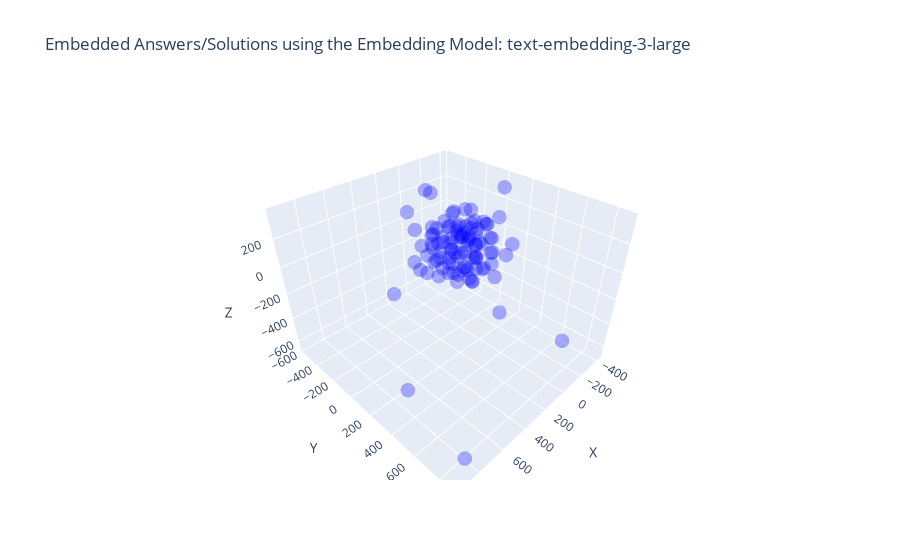

Notebook code for this chart:
### Markdown cell above
### Visualization (3 Dimensions)

### Code cell
import plotly.graph_objects as go

x = [x for x, y, z in reduced_dims]
y = [y for x, y, z in reduced_dims]
z = [z for x, y, z in reduced_dims]

examples = df_visio_3_large["Answers"].tolist()

fig = go.Figure()

fig.add_trace(go.Scatter3d(
    x=x,
    y=y,
    z=z,
    mode='markers',
    text=examples,
    marker=dict(color='blue', opacity=0.3, size=5)
))

fig.update_layout(
    title="Embedded Answers/Solutions using the Embedding Model: text-embedding-3-large",
    scene=dict(
        xaxis_title="X",
        yaxis_title="Y",
        zaxis_title="Z"
    )
)

fig.show()

### Figure 1 — Plotly figure (JSON) as saved in the notebook; plotly's stock layout.template omitted (floating-point values rounded to 4 significant figures)
{"data": [{"marker": {"color": "blue", "opacity": 0.3, "size": 5}, "mode": "markers", "text": ["SAP S/4HANA ist eine Enterprise Resource Planning (ERP)-Suite, die auf der In-Memory-Datenbanktechnologie von SAP HANA basiert.", "Zu den Vorteilen von SAP S/4HANA gehören eine verbesserte Performance, Echtzeitanalysen, vereinfachte Prozesse und eine modernere Benutzeroberfläche.", "Die Hauptunterschiede umfassen die In-Memory-Datenbanktechnologie, die vereinfachten Datenmodelle, die neue Benutzeroberfläche und die Integration von Analysen und Prognosen.", "SAP S/4HANA umfasst Module für Finanzen, Beschaffung, Produktion, Vertrieb, Lagerhaltung und mehr.", "Ja, eine Migration ist erforderlich, da SAP S/4HANA eine neue Architektur und Datenbanktechnologie verwendet.", "Die Dauer kann je nach Unternehmensgröße, Komplexität der Systeme und gewählter Migrationsmethode variieren.", "In-Memory-Technologien ermöglichen eine schnellere Datenverarbeitung und Echtzeitanalysen.", "Beide Optionen sind möglich, und die Entscheidung hängt von den Unternehmensanforderungen ab.", "Die Lizenzierung basiert auf verschiedenen Faktoren wie Nutzeranzahl, Funktionsumfang und Implementierungsmethode.", "Bestehende Entwicklungen müssen möglicherweise angepasst werden, um mit den neuen Datenstrukturen von SAP S/4HANA kompatibel zu sein.", "Einige können weiterverwendet werden, aber viele Anpassungen müssen möglicherweise aktualisiert oder neu entwickelt werden.", "Ja, SAP S/4HANA bietet Funktionen wie SAP Fiori für intuitive Benutzeroberflächen und integrierte Analytics.", "SAP bietet verschiedene Dienstleistungen wie Beratung, Schulungen und Support für S/4HANA-Implementierungen an.", "Machine Learning und künstliche Intelligenz werden für Funktionen wie Predictive Analytics und automatisierte Prozesse in SAP S/4HANA verwendet.", "SAP S/4HANA kann nahtlos mit anderen SAP-Lösungen wie SAP SuccessFactors und SAP Ariba integriert werden.", "Ja, SAP bietet Schulungen und Zertifizierungen für SAP S/4HANA an.", "Ja, SAP S/4HANA kann über APIs und Middleware mit Drittanbieteranwendungen integriert werden.", "SAP bietet einen umfassenden Support für SAP S/4HANA mit regelmäßigen Updates und technischem Support.", "SAP S/4HANA erfordert eine neue Datenbankarchitektur und unterstützt moderne Technologien wie Cloud-Computing und IoT.", "Branchen wie Fertigung, Handel und Dienstleistungen profitieren besonders von den Funktionen und der Leistung von SAP S/4HANA.", "SAP Fieldglass ist eine cloudbasierte Plattform für das Management von externen Arbeitskräften und Dienstleistungsanbietern.", "SAP Fieldglass bietet Funktionen wie Beschaffung, Auftragsmanagement, Lieferantenverwaltung, Abrechnung und Compliance-Management.", "SAP Fieldglass ist für Unternehmen aller Größen und Branchen geeignet, die externe Arbeitskräfte oder Dienstleistungen nutzen.", "Die Nutzung von SAP Fieldglass ermöglicht eine bessere Kontrolle über externe Ressourcen, Kosteneinsparungen, verbesserte Compliance und beschleunigte Beschaffungsprozesse.", "SAP Fieldglass kann nahtlos mit anderen SAP-Produkten wie SAP SuccessFactors und SAP ERP integriert werden.", "SAP Fieldglass spielt eine wichtige Rolle bei der Verwaltung von Auftragnehmern, Freiberuflern und Dienstleistungsanbietern im Rahmen des Talentmanagements.", "Ja, SAP Fieldglass kann mit verschiedenen HR-Systemen und Enterprise-Resource-Planning-Systemen integriert werden.", "SAP Fieldglass erleichtert die Verwaltung von Arbeitsverträgen, Genehmigungsprozessen und Compliance-Anforderungen durch automatisierte Workflows und Dashboards.", "Ja, SAP Fieldglass bietet Funktionen für Compliance- und Risikomanagement wie Überprüfung von Lieferanten, Vertrags- und Rechnungsprüfung sowie Risikobewertung.", "SAP Fieldglass bietet umfassende Berichterstattungs- und Analysefunktionen für Leistungskennzahlen, Ausgabenanalyse und Risikomanagement.", "Ja, SAP Fieldglass ermöglicht die effiziente Verwaltung von globalen Arbeitskräften, Lieferanten und Verträgen.", "Die Implementierung von SAP Fieldglass erfolgt typischerweise durch einen strukturierten Prozess unter Einbeziehung von Beratern und technischem Support.", "Ja, SAP bietet Schulungs- und Zertifizierungsmöglichkeiten für SAP Fieldglass an, um die Benutzerkompetenz zu verbessern.", "Ja, SAP Fieldglass unterstützt benutzerdefinierte Anpassungen und Konfigurationen gemäß den spezifischen Anforderungen des Unternehmens.", "Ja, SAP Fieldglass bietet mobile Anwendungen für die einfache Nutzung und Verwaltung auch unterwegs.", "Die Kostenstruktur für SAP Fieldglass umfasst typischerweise Lizenzgebühren, Implementierungskosten und laufende Servicegebühren basierend auf der Nutzung.", "SAP Fieldglass implementiert Sicherheitsmaßnahmen wie Datenverschlüsselung, Zugriffskontrollen und regelmäßige Sicherheitsaudits.", "Ja, SAP Fieldglass unterstützt mehrsprachige Benutzeroberflächen, um den globalen Einsatz zu erleichtern.", "Ja, SAP Fieldglass bietet Funktionen zur Unterstützung der Einhaltung von Vorschriften wie GDPR und andere Datenschutzbestimmungen.", "SAP Fieldglass bietet umfassenden Support, einschließlich technischem Support, Schulungen und regelmäßigen Updates.", "SAP Enable Now ist eine Lösung für das digitale Lern- und Wissensmanagement, die Schulungen, Leistungssupport und Dokumentationen bereitstellt.", "SAP Enable Now bietet Funktionen wie die Erstellung interaktiver Lerninhalte, Leistungssupporttools, Software-Dokumentationen und Schulungsanalyse.", "SAP Enable Now ist für Unternehmen jeder Größe und Branche geeignet, die Schulungen für Mitarbeiter, Kunden und Partner benötigen.", "Die Nutzung von SAP Enable Now ermöglicht eine effiziente Schulung, verbesserte Produktivität, schnellere Einarbeitung neuer Mitarbeiter und konsistente Wissensvermittlung.", "SAP Enable Now kann nahtlos mit anderen SAP-Produkten wie SAP SuccessFactors und SAP Learning Solution integriert werden.", "SAP Enable Now spielt eine wichtige Rolle bei der Erstellung, Bereitstellung und Verwaltung von Schulungsressourcen für Mitarbeiter und Kunden.", "Ja, SAP Enable Now kann für die Schulung von Endbenutzern in SAP-Anwendungen sowie anderen Unternehmensanwendungen verwendet werden.", "Die Erstellung von Lerninhalten in SAP Enable Now erfolgt über eine benutzerfreundliche Oberfläche mit integrierten Tools für die Aufnahme, Bearbeitung und Veröffentlichung von Schulungsinhalten.", "Ja, SAP Enable Now bietet Funktionen für das Performance-Support wie kontextbezogene Hilfen, Tutorials und Benutzerleitfäden.", "SAP Enable Now unterstützt Schulungsformate wie interaktive Simulationen, Videos, Präsentationen und Online-Kurse.", "Ja, SAP Enable Now ermöglicht die Erstellung von Schulungsmaterial in verschiedenen Sprachen für globale Schulungsinitiativen.", "Die Bereitstellung von Lerninhalten für Benutzer erfolgt über verschiedene Kanäle wie Lernportale, Intranets und mobile Anwendungen.", "Ja, SAP Enable Now bietet Funktionen für Benutzerfeedback und Leistungsanalyse zur kontinuierlichen Verbesserung der Schulungsressourcen.", "Ja, SAP Enable Now kann zur Erstellung von Software-Dokumentationen wie Benutzerhandbüchern, Hilfedateien und Prozessdokumentationen verwendet werden.", "SAP bietet Schulungsressourcen, Schulungen und technischen Support für die Implementierung und Nutzung von SAP Enable Now an.", "Ja, SAP Enable Now kann sowohl als cloudbasierte Lösung als auch als On-Premise-Installation bereitgestellt werden.", "Die Lizenzierung von SAP Enable Now erfolgt typischerweise auf Basis der Anzahl der Benutzer oder der Nutzungsdauer.", "Ja, SAP Enable Now bietet Funktionen für die Verwaltung von Lernressourcen, Benutzerzugriff und Schulungsplanung an.", "Ja, SAP Enable Now unterstützt die Integration mit gängigen Learning-Management-Systemen (LMS) zur nahtlosen Schulungsverwaltung.", "SAP bietet umfassenden Support und regelmäßige Wartung für SAP Enable Now, einschließlich technischem Support, Schulungen und Updates.", "SAP Concur ist eine cloudbasierte Lösung für das Reise- und Ausgabenmanagement, die Unternehmen dabei unterstützt, Reisekosten zu verfolgen, Ausgaben zu kontrollieren und Compliance sicherzustellen.", "SAP Concur bietet Dienste wie Reisebuchung, Spesenabrechnung, Ausgabenmanagement, Reiserichtlinien-Compliance und Analyse von Reiseausgaben an.", "SAP Concur ist für Unternehmen jeder Größe und Branche geeignet, die Reise- und Ausgabenmanagementlösungen benötigen.", "Die Nutzung von SAP Concur ermöglicht eine effizientere Verwaltung von Reisen und Ausgaben, bessere Kontrolle über Ausgaben, Einhaltung von Reiserichtlinien und schnellere Erstattung von Spesen.", "SAP Concur kann nahtlos mit anderen SAP-Produkten wie SAP ERP und SAP SuccessFactors integriert werden, um eine ganzheitliche Lösung für das Unternehmensmanagement zu bieten.", "SAP Concur spielt eine wichtige Rolle bei der Vereinfachung und Automatisierung von Prozessen rund um das Reise- und Ausgabenmanagement, einschließlich Reisebuchungen, Spesenabrechnungen und Compliance.", "Ja, SAP Concur kann Reiserichtlinien und Compliance-Regeln durch automatisierte Richtlinienprüfungen und Warnungen durchsetzen.", "Ja, SAP Concur bietet Funktionen für die Automatisierung von Ausgabenabrechnungen durch Erfassung von Ausgaben, Zuweisung von Kosten und Genehmigung von Ausgaben.", "Ja, SAP Concur unterstützt die Verwaltung von Reisebuchungen und Reiseplänen durch Integration mit Reiseanbietern und -plattformen.", "Die Einreichung von Spesenberichten in SAP Concur erfolgt über eine benutzerfreundliche Oberfläche mit Optionen für die Erfassung von Ausgaben, Beifügen von Belegen und Zuordnung von Kosten.", "Ja, SAP Concur bietet Funktionen für die Genehmigung von Reiseanträgen durch Vorgesetzte oder entsprechende Genehmigungsinstanzen.", "Ja, SAP Concur kann Kreditkartentransaktionen integrieren und verfolgen, um Ausgaben automatisch zu erfassen und in Spesenberichte einzubeziehen.", "SAP Concur bietet verschiedene Berichterstattungs- und Analysefunktionen für Reiseausgaben, Budgetvergleiche und Ausgabenkategorien.", "Ja, SAP Concur bietet Funktionen für die Einhaltung von Steuervorschriften und Vorschriften durch automatische Steuerberechnungen und -abzüge.", "Ja, SAP Concur kann für die Verwaltung von Firmenkarten und Reisebudgets verwendet werden, um Ausgaben zu überwachen und Budgets einzuhalten.", "SAP bietet Schulungsressourcen, Schulungen und technischen Support für die Implementierung und Nutzung von SAP Concur an.", "Ja, SAP Concur ist eine cloudbasierte Lösung, die über das Internet zugänglich ist.", "Die Lizenzierung von SAP Concur erfolgt typischerweise auf Basis der Anzahl der Benutzer oder der Nutzungsdauer.", "Ja, SAP Concur bietet Funktionen für die Reisebuchung und -planung über Integration mit Reiseanbietern und -plattformen an.", "SAP bietet umfassenden Support und regelmäßige Wartung für SAP Concur, einschließlich technischem Support, Schulungen und Updates.", "SAP SuccessFactors ist eine cloudbasierte Lösung für das Human Capital Management (HCM), die Funktionen wie Personalverwaltung, Talentmanagement, Leistungsmanagement, Mitarbeiterentwicklung und Analyse bietet.", "SAP SuccessFactors bietet Funktionen wie Personalverwaltung, Rekrutierung, Onboarding, Leistungsmanagement, Mitarbeiterentwicklung, Vergütungsmanagement und Analyse.", "SAP SuccessFactors ist für Unternehmen jeder Größe und Branche geeignet, die eine moderne und umfassende Lösung für das Personalmanagement suchen.", "Die Nutzung von SAP SuccessFactors ermöglicht eine effiziente Verwaltung von Personalressourcen, bessere Mitarbeiterentwicklung, höhere Mitarbeiterbindung und bessere Geschäftsergebnisse.", "SAP SuccessFactors kann nahtlos mit anderen SAP-Produkten wie SAP ERP und SAP Concur integriert werden, um eine ganzheitliche Lösung für das Unternehmensmanagement zu bieten.", "SAP SuccessFactors spielt eine wichtige Rolle bei der Verwaltung des gesamten Mitarbeiterlebenszyklus, von der Rekrutierung bis zur Pensionierung, und unterstützt Unternehmen dabei, talentierte Mitarbeiter zu identifizieren, zu entwickeln und zu binden.", "Ja, SAP SuccessFactors bietet Funktionen für die Rekrutierung von Mitarbeitern, einschließlich Stellenanzeigen, Bewerbungsmanagement und Einstellungsprozessen.", "Ja, SAP SuccessFactors bietet Funktionen für das Leistungsmanagement, einschließlich Zielsetzung, Leistungsbeurteilung und Belohnungsmanagement.", "Ja, SAP SuccessFactors unterstützt die Mitarbeiterentwicklung und Schulung durch Funktionen wie Lernmanagement, Karriereentwicklung und individuelle Entwicklungspläne.", "Die Durchführung von Mitarbeiterbewertungen in SAP SuccessFactors erfolgt durch automatisierte Workflows, Zielsetzungsgespräche und kontinuierliches Feedback zwischen Mitarbeitern und Vorgesetzten.", "Ja, SAP SuccessFactors bietet Funktionen für die Verwaltung von Vergütungen und Belohnungen, einschließlich Gehaltsabrechnung, Bonussystemen und Zusatzleistungen.", "Ja, SAP SuccessFactors kann die Einhaltung von Compliance- und HR-Richtlinien durch automatisierte Prozesse, Compliance-Prüfungen und Berichterstattung unterstützen.", "SAP SuccessFactors bietet verschiedene Berichterstattungs- und Analysefunktionen für Personalanalysen, Leistungskennzahlen und Talentmanagement.", "Ja, SAP SuccessFactors bietet Funktionen für das Mitarbeiterengagement und die Mitarbeiterbindung, einschließlich Mitarbeiterumfragen, Feedbacksystemen und Anerkennungsprogrammen.", "Ja, SAP SuccessFactors kann für die Nachfolgeplanung und Talententwicklung verwendet werden, um talentierte Mitarbeiter zu identifizieren und deren Entwicklung zu fördern.", "SAP bietet Schulungsressourcen, Schulungen und technischen Support für die Implementierung und Nutzung von SAP SuccessFactors an.", "Ja, SAP SuccessFactors ist eine cloudbasierte Lösung, die über das Internet zugänglich ist.", "Die Lizenzierung von SAP SuccessFactors erfolgt typischerweise auf Basis der Anzahl der Benutzer oder der Nutzungsdauer.", "Ja, SAP SuccessFactors bietet Funktionen für die Arbeitszeitverwaltung und -planung, einschließlich Schichtplanung, Urlaubsverwaltung und Zeiterfassung.", "SAP bietet umfassenden Support und regelmäßige Wartung für SAP SuccessFactors, einschließlich technischem Support, Schulungen und Updates."], "type": "scatter3d", "x": [87.58, 69.19, -109.4, 99.3, -38.47, 161.7, 14.48, -34.35, 244.4, -90.78, 210.3, 108.6, 73.8, 16.01, -41.77, 115.2, -101.2, 266.4, 180.1, -13.05, 50.9, 260.9, -53.08, -171.3, -83.19, -40.73, 65.13, -334.1, 591.9, 5.525, -285.4, -11.33, 14.82, -30.54, 99.73, 61.65, -24.98, 302.1, -421.2, 85.47, -86.14, 0.4173, -172.1, -165.3, 190.0, -74.05, -123.8, -53.56, 47.35, -170.2, -110.2, -182.5, -15.44, -86.53, -153.5, -84.38, -212.3, -100.5, -110.5, 182.6, 936.1, 49.28, 135.8, -217.3, -128.6, 55.0, -111.1, 113.8, 210.2, 7.164, 180.5, -50.5, -249.4, -3.023, -191.8, -260.0, 7.467, -48.32, -233.7, 230.8, 107.7, -162.7, 184.5, -95.12, 204.8, 809.2, 201.8, -105.6, 11.32, 85.45, 110.0, 177.6, 90.75, 82.1, 17.25, 100.2, -40.43, -15.54, 64.61, -258.2], "y": [183.6, 136.1, 84.9, -54.01, -382.6, 48.08, -216.2, -2.125, -176.4, 349.0, -42.77, -9.719, 116.8, 46.75, -26.69, 83.22, 48.07, 325.4, -188.5, 124.5, 236.9, 90.68, -219.0, -75.22, -100.5, -109.4, -44.3, -70.74, 15.16, -115.0, 106.2, -559.4, -63.24, 231.4, -133.4, 873.8, -118.3, -72.57, -26.53, 186.4, -189.2, -339.8, 131.0, -4.977, 173.3, 208.4, -79.21, -26.95, 397.0, -19.03, -30.33, -27.64, 36.4, -115.7, -192.0, 136.6, 132.5, -6.633, 44.26, 229.2, 527.7, 46.26, 43.0, -108.5, 279.6, 20.33, 168.9, 73.07, 23.35, 118.2, 119.0, 83.6, -562.0, 155.0, -117.6, -34.55, -16.7, -117.5, 52.72, 24.67, -69.02, 81.09, -78.89, -177.1, -243.7, 819.5, -118.7, -401.6, -75.89, 80.72, 222.9, -71.24, -123.4, -7.564, -181.6, -170.5, -3.073, 99.99, -215.6, -229.3], "z": [-146.3, 156.0, 11.28, 206.2, -245.1, -36.16, 63.19, 258.9, 150.9, 122.9, 157.3, -163.2, -76.47, -134.2, -218.1, -130.1, -107.7, 25.28, 2.07, -39.33, -46.33, -10.84, -72.49, 185.7, -154.7, 205.2, -78.4, 19.59, -79.52, 109.3, 365.3, 58.0, -152.0, 35.88, -119.3, -244.7, -79.89, -79.34, 60.79, 33.66, 53.5, 298.1, -60.41, 70.52, 233.8, -75.84, 77.02, 72.66, -307.8, -60.51, 4.412, -159.5, 21.35, -0.2004, -7.33, -143.8, -279.9, 138.4, -203.2, 5.373, -249.0, 106.8, 131.0, 17.79, -0.6804, -244.9, 85.85, 219.3, 60.57, -220.4, 81.65, 114.2, 135.7, 97.81, -76.44, 79.52, 160.2, -283.0, -3.307, -115.5, 86.24, 138.5, 35.01, 151.1, -137.6, -658.9, -169.1, -108.5, 5.835, 21.95, 149.2, -72.81, 13.59, 10.32, -158.7, 119.1, -63.65, 218.6, -40.08, -108.2]}], "layout": {"scene": {"xaxis": {"title": {"text": "X"}}, "yaxis": {"title": {"text": "Y"}}, "zaxis": {"title": {"text": "Z"}}}, "title": {"text": "Embedded Answers/Solutions using the Embedding Model: text-embedding-3-large"}}}
